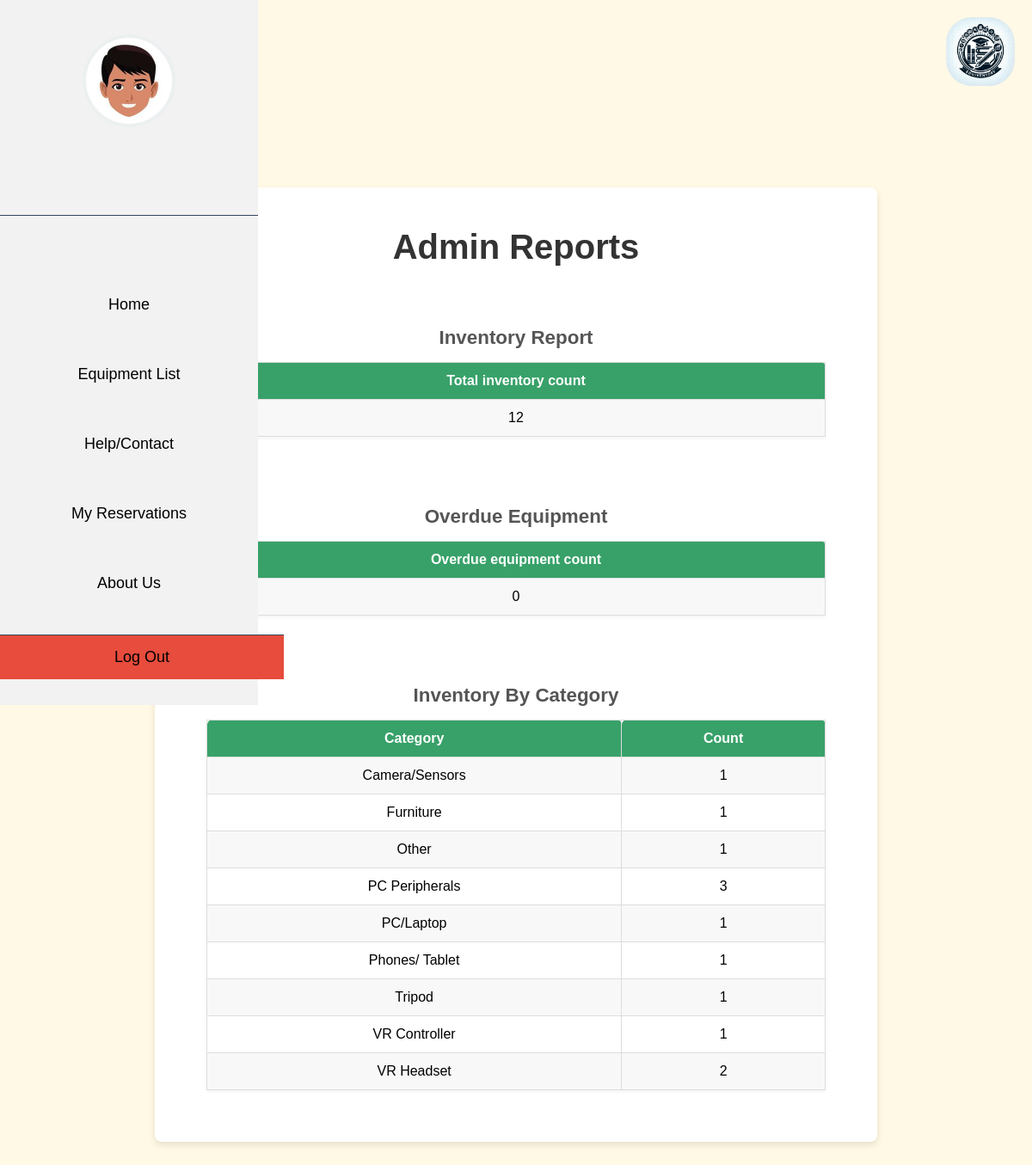
The page /reports/ on the database its author committed.
### appOne/models.py (models this page shows, shortened)
class Equipment(models.Model):
    id = models.AutoField(primary_key=True)
    type_of_device = models.CharField(max_length=255)
    image = models.ImageField(upload_to='appOne/images/')
    quantity = models.PositiveIntegerField()
    audit = models.DateField(help_text="Please enter the date in YYYY-MM-DD format.")
    device_name = models.CharField(max_length=255)
    status = models.CharField(max_length=255)
    comments = models.TextField(null=True, blank=True)
    location = models.CharField(max_length=255)
    onsite = models.BooleanField(default=True)
    availability = models.BooleanField(default=True)

### appOne/views.py (the view)
# urls.py: path('reports/', views.generate_report, name='generate_report'),
def generate_report(request):
    inventory_count = Equipment.objects.count()
    overdue_count = Equipment.objects.filter(status='overdue').count()
    equipment_by_category = Equipment.objects.exclude(type_of_device__isnull=True).values('type_of_device').annotate(count=Count('type_of_device'))
    context = {
        'inventory_count': inventory_count,
        'overdue_count': overdue_count,
        'equipment_by_category': equipment_by_category,
    }
    return render(request, 'appOne/report_page.html', context)

### appOne/templates/appOne/report_page.html
{% extends "main.html" %}
{% block content %}
{% load static %}
<link rel="stylesheet" href="{% static 'css/sidebar.css' %}">
<link rel="stylesheet" href="{% static 'css/report_page.css' %}">
{% include 'appOne/sidebar.html' %}
<div class="main">
<div class="container">
    <h1>Admin Reports</h1>
    <table>
        <caption>Inventory Report</caption>
        <tr>
            <th>Total inventory count</th>
        </tr>
        <tr>
            <td>{{ inventory_count }}</td>
        </tr>
    </table>
    <table>
        <caption>Overdue Equipment</caption>
        <tr>
            <th>Overdue equipment count</th>
        </tr>
        <tr>
            <td>{{ overdue_count }}</td>
        </tr>
    </table>
    <table>
        <caption>Inventory By Category</caption>
        <tr>
            <th>Category</th>
            <th>Count</th>
        </tr>
        {% if equipment_by_category %}
            {% for category in equipment_by_category %}
                <tr>
                    <td>{{ category.type_of_device }}</td>
                    <td>{{ category.count }}</td>
                </tr>
            {% endfor %}
        {% else %}
            <tr>
                <td colspan="2">No data available</td>
            </tr>
        {% endif %}
    </table>
</div>
</div>
{% endblock %}

### appOne/static/css/maincss.css (style rules this page uses)
body { background-color: #fff9e5; font-family: Arial, sans-serif; }

### appOne/static/css/report_page.css (style rules this page uses)
.main { padding-top: 160px; }
.container { max-width: 800px; margin: 50px auto; padding: 20px; text-align: center; display: flex; flex-direction: column; align-items: center; justify-content: flex-start; min-height: 100vh; box-shadow: 0 4px 8px rgba(0,0,0,0.1); border-radius: 8px; background: #ffffff; }
h1 { margin-bottom: 30px; font-size: 40px; color: #333; font-weight: bolder;; }
table { width: 90%; border-collapse: collapse; margin: 40px auto; box-shadow: 0 2px 4px rgba(0,0,0,0.05); }
caption { font-weight: 600; font-size: 1.4em; margin-bottom: 15px; color: #555; }
th, td { padding: 12px; border: 1px solid #ddd; transition: background-color 0.3s; }
tr:nth-child(even) { background-color: #f8f8f8; }
th { background-color: #38a169; color: white; border-radius: 6px 6px 0 0; }

### rows shown on the page
Equipment: type_of_device "Camera/Sensors", count "1"
Equipment: type_of_device "Furniture", count "1"
Equipment: type_of_device "Other", count "1"
Equipment: type_of_device "PC/Laptop", count "1"
Equipment: type_of_device "Phones/ Tablet", count "1"
Equipment: type_of_device "Tripod", count "1"
Equipment: type_of_device "VR Controller", count "1"

### other values the page prints
{{ inventory_count }} "12"
{{ overdue_count }} "0"
{{ category.type_of_device }} "PC Peripherals" "VR Headset"
{{ category.count }} "3" "2"
